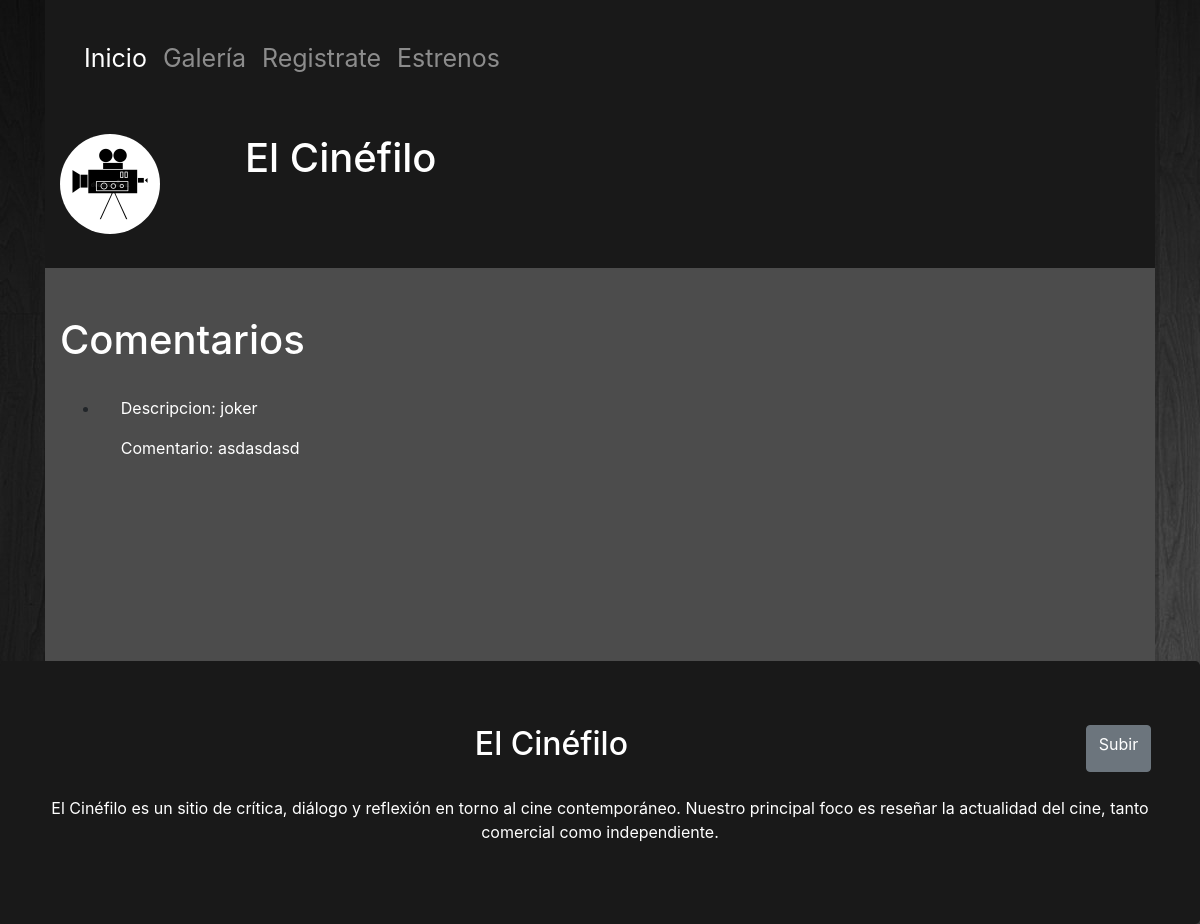
/peliculas/comentario/joker, run on an earlier commit of the app's database.
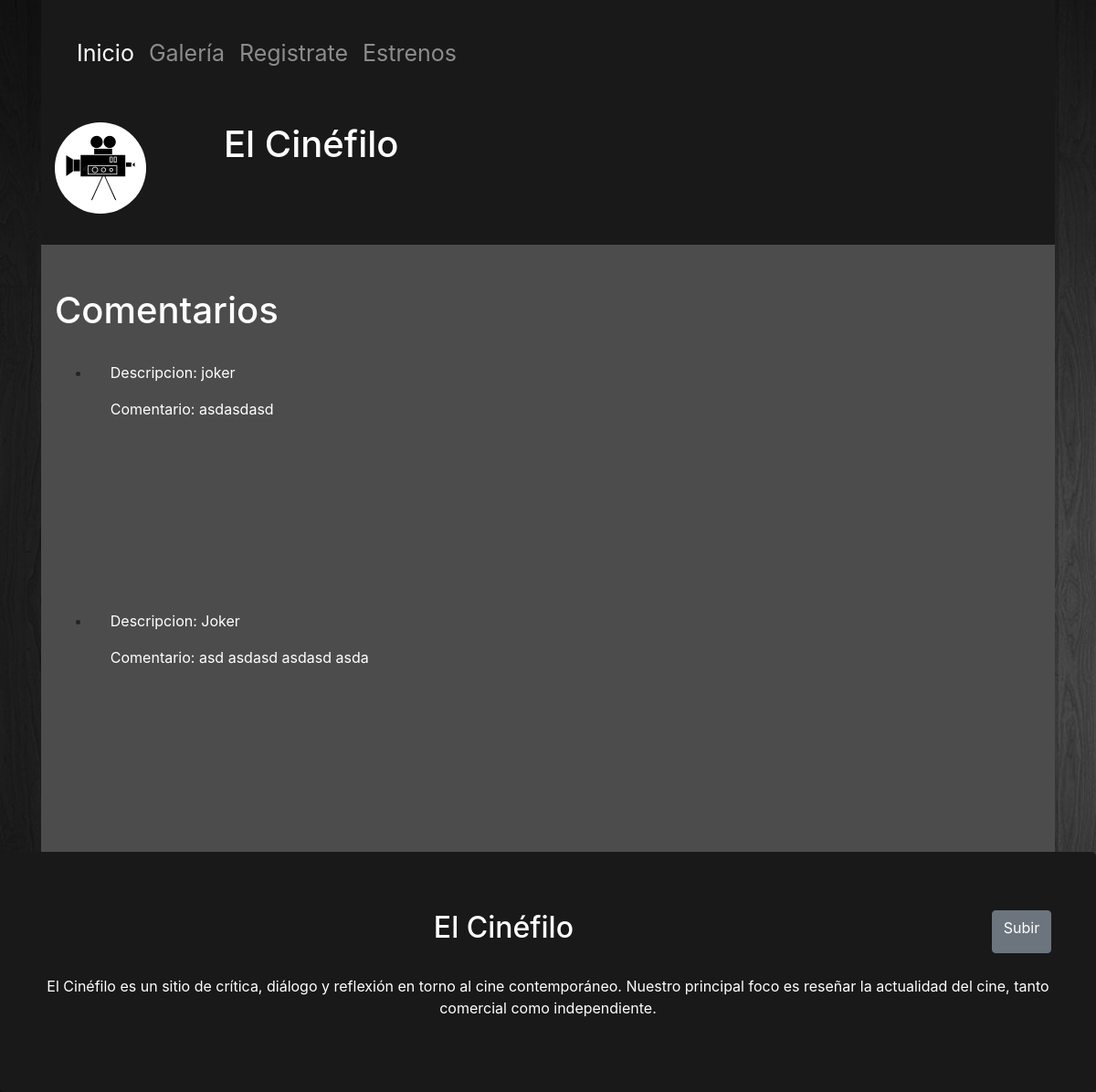
And on a later commit of the database.
### peliculas/models.py (models this page shows, shortened)
class ComentarioJoker(models.Model):
    id = models.AutoField(primary_key=True)
    descripcion = models.CharField(max_length=50)
    comentario = models.TextField(max_length=1000)
    fecha = models.DateField(null=True, blank=True)
    class Meta:
        ordering = ['fecha']
    def get_absolute_url(self):
        return reverse('comentarioJoker-detail', args=[str(self.id)])

### peliculas/views.py (the view)
# urls.py: path('comentario/joker', views.JokerListView.as_view(), name='comentariojoker'),
class JokerListView(generic.ListView):
    model = ComentarioJoker
    paginate_by = 10
    queryset = ComentarioJoker.objects.all()

### peliculas/templates/peliculas/comentariojoker_list.html
{% extends "base_generic.html" %}
{% block content %}
	<div class="container cuerpo" style="margin-bottom: -2%;">
	<br><br>
	<h1>Comentarios</h1>
	<br>
	{% if comentariojoker_list %}
		<ul>
			{% for coment in comentariojoker_list %}
			<li>
				<p class="letra-cuerpo" style="margin-left: 2%;!important">Descripcion: <a href="{{coment.get_absolute_url}}"> {{ coment.descripcion }} </a></p>
				<p class="letra-cuerpo" style="margin-left: 2%;!important">Comentario: {{coment.comentario}}</p><br><br><br><br><br><br><br><br>
			</li>
			{% endfor %}
		</ul>
	{% else %}
		<p class="letra-cuerpo">No se han registrado comentarios</p><br><br><br><br><br><br><br>
	{% endif %}
	</div>
{% endblock %}

What changed in the data, as far as the page shows it:
added ComentarioJoker: descripcion "Joker", comentario "asd asdasd asdasd asda"
